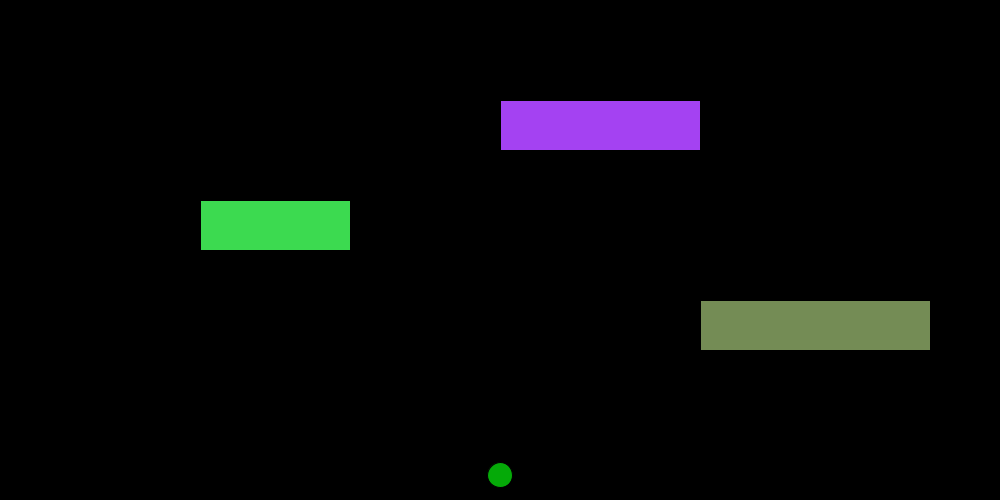
Frame 1 (no input)
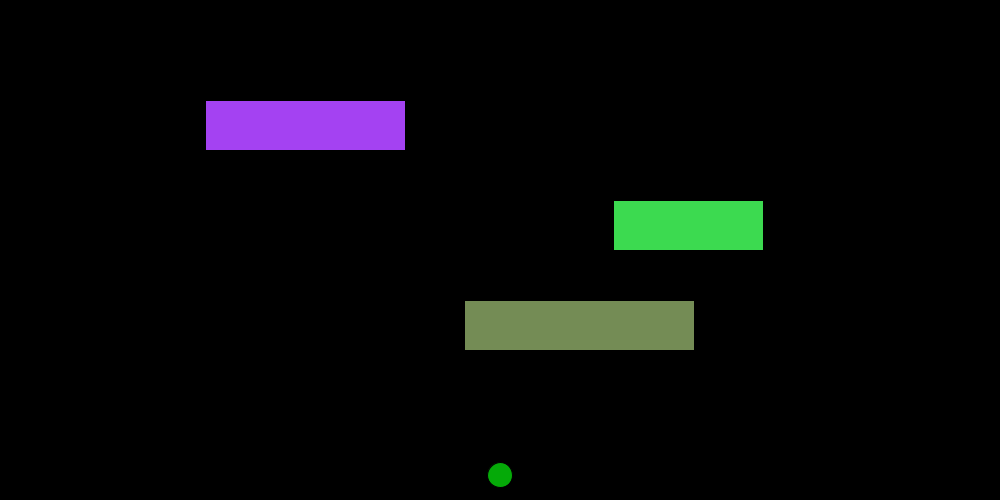
Frame 60 (the mouse pressed at the canvas centre just before this capture)
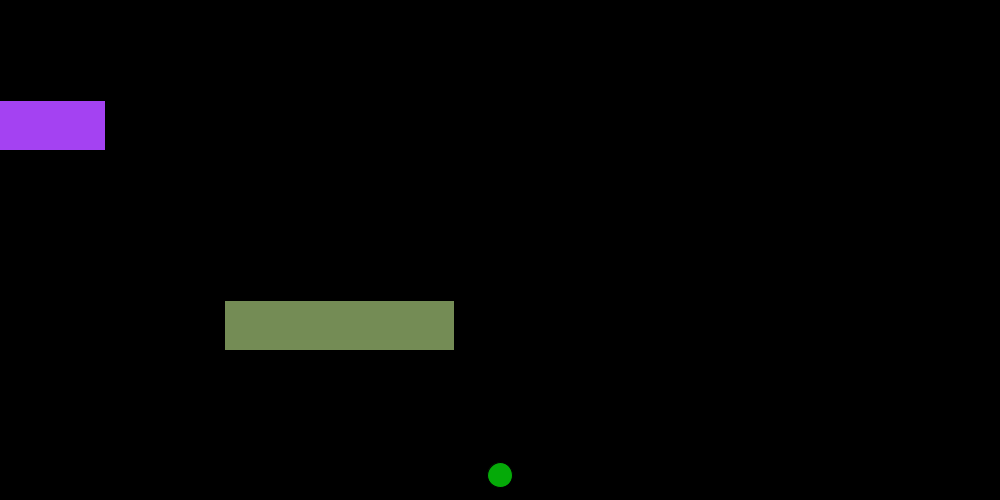
Frame 120 (the mouse held since frame 60 and released just before this capture)

The Processing sketch that drew these frames (run headless with seeded random() and noise(); from frame 60 on, the mouse is pressed at the canvas centre):

// Processing sketch: Frogger
// ── Frogger.pde
int hopX = 0;
int hopY = 0;
int sizeX = 1000;
int sizeY = 500;

Car a = new Car(500, 100, 200, 5);
Car b = new Car(200, 200, 150, -7);
Car c = new Car(700, 300, 230, 4);

void setup() {
  size(1000, 500);
}

void draw()  {
  background(0, 0, 0);
  
  fill(5, 170, 8);
  ellipse(500, 475, 25, 25);

  a.display();
  b.display();
  c.display();
  a.carMovement();
  b.carMovement();
  c.carMovement();
}


void keyPressed()
{
    if(key == CODED){
        if(keyCode == UP)
        {
            hopY=hopY-50;
        }
        else if(keyCode == DOWN)
        {
            hopY=Y+50;
        }
        else if(keyCode == RIGHT)
        {
            hopX=hopX+50;
        }
        else if(keyCode == LEFT)
        {
            hopX=hopX-50;
        }
    }
}

boolean barrier(){
  if(hopX >= 50 && hopX <= sizeX-50 && hopY > 50 && hopY <= sizeY){
    return true;
  }
  else {
    return false;
  }
}

class Car{
  private int carX = 0;
  private int carY = 0;
  private int carSize = 0;
  private int carSpeed = 0;
  private int carR = 0;
  private int carG = 0;
  private int carB = 0;
  
  Car(int carX, int carY, int carSize, int carSpeed){
    this.carY=carY;
    this.carX=carX;
    this.carSize=carSize;
    this.carSpeed=carSpeed;
    carR=(int) random(0, 255);
    carG=(int) random(0, 255);
    carB=(int) random(0, 255);
  }
  void display()
  {
    fill(carR,carG,carB);
    rect(carX , carY,  carSize, 50);
  }
  void carMovement()  {
    carX=carX-carSpeed;
  
    if(carX < 0-carSize) {
      carX=width+carSize;
    }
    else if(carX>width+carSize)  {
      carX = 0-carSize;
    }
  }
  int getX(){
    return carX;
  }
  int getY(){
    return carY;
  }
  int getSize(){
    return carSize;
  }
}
